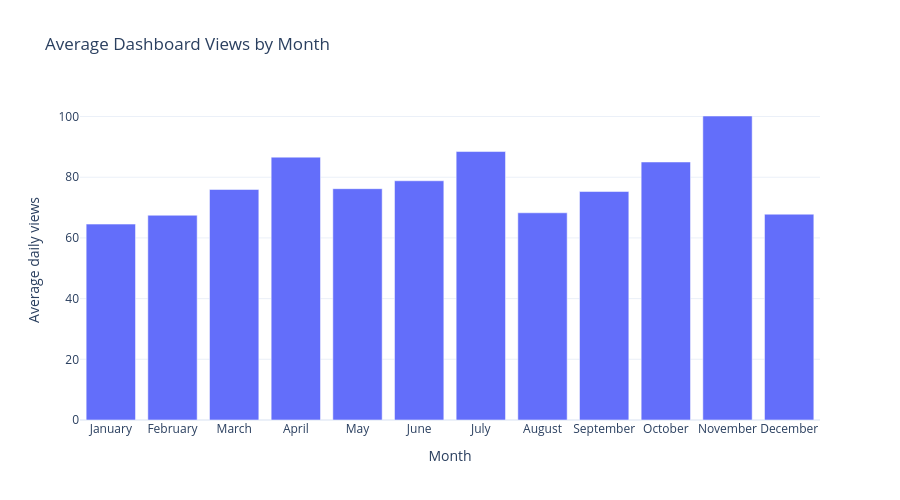

Source (notebook cell):
### Code cell
monthly_usage = daily_views.copy()
monthly_usage["month"] = monthly_usage["date"].dt.month
monthly_usage["month_name"] = monthly_usage["date"].dt.month_name()

monthly_usage = (
    monthly_usage
    .groupby(["month", "month_name"], as_index=False)["views"]
    .mean()
    .sort_values("month")
)

fig = px.bar(
    monthly_usage,
    x="month_name",
    y="views",
    title="Average Dashboard Views by Month",
    labels={
        "month_name": "Month",
        "views": "Average daily views"
    },
)

fig.update_layout(
    template="plotly_white",
    height=500,
)

fig.show()

fig.write_image(FIGURES_DIR / "monthly_seasonality.png", width=1000, height=600, scale=1)

### Figure 1 — Plotly figure (JSON) as saved in the notebook; plotly's stock layout.template omitted (floating-point values rounded to 4 significant figures)
{"data": [{"hovertemplate": "Month=%{x}<br>Average daily views=%{y}<extra></extra>", "legendgroup": "", "marker": {"color": "#636efa", "pattern": {"shape": ""}}, "name": "", "orientation": "v", "showlegend": false, "textposition": "auto", "type": "bar", "x": ["January", "February", "March", "April", "May", "June", "July", "August", "September", "October", "November", "December"], "xaxis": "x", "y": [64.56, 67.47, 75.97, 86.62, 76.23, 78.83, 88.47, 68.28, 75.29, 85.02, 100.2, 67.82], "yaxis": "y"}], "layout": {"barmode": "relative", "height": 500, "legend": {"tracegroupgap": 0}, "title": {"text": "Average Dashboard Views by Month"}, "xaxis": {"anchor": "y", "domain": [0, 1], "title": {"text": "Month"}}, "yaxis": {"anchor": "x", "domain": [0, 1], "title": {"text": "Average daily views"}}}}
